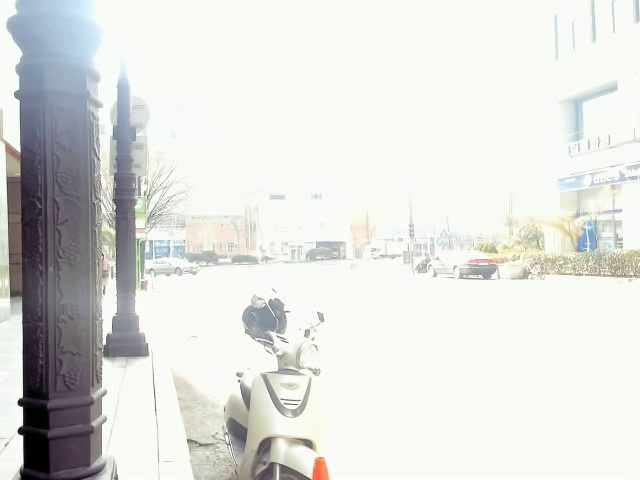
#> input picture white.jpg, 640 x 480 px
$ python -i test2.py   (imports and definitions only)
#> lines starting #> are read from the running program, lines starting #| are printed output that depends on the picture
#> further down, picture is the input picture: shape (480, 640, 3); mean B, G, R 219.6, 223, 221.3
import cv2
import numpy as np

def Homomorphic(img):
    img_YUV = cv2.cvtColor(img, cv2.COLOR_BGR2YUV)
#> img_YUV: shape (480, 640, 3); mean of channels 0, 1, 2 222.2, 126.7, 127.1
    y = img_YUV[:, :, 0]
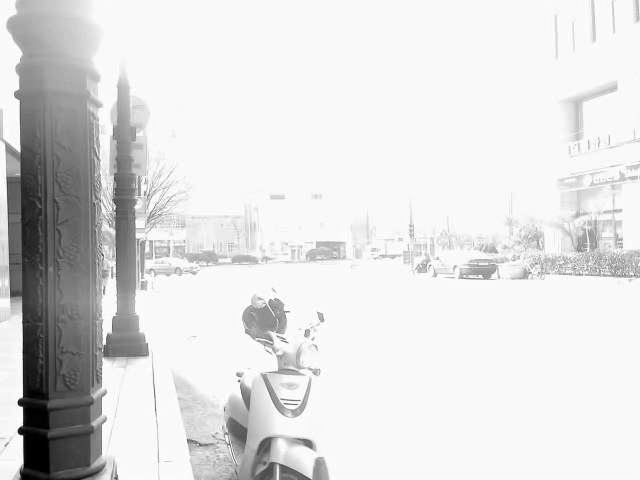
#> y: shape (480, 640); min 0, max 255, mean 222.2

    rows = y.shape[0]
#> rows = 480
    cols = y.shape[1]
#> cols = 640

    ### illumination elements와 reflectance elements를 분리하기 위해 log를 취함
    imgLog = np.log1p(np.array(y, dtype='float') / 255)  # y값을 0~1사이로 조정한 뒤 log(x+1)
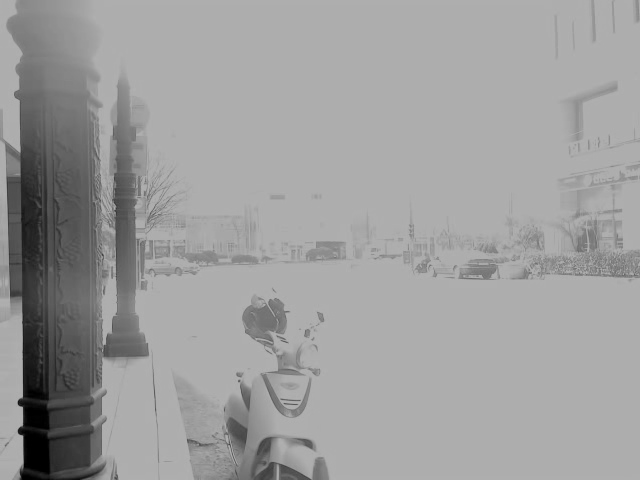
#> imgLog: shape (480, 640) float64; min 0, max 0.693, mean 0.619

    ### frequency를 이미지로 나타내면 4분면에 대칭적으로 나타나므로
    ### 4분면 중 하나에 이미지를 대응시키기 위해 row와 column을 2배씩 늘려줌
    M = 2 * rows + 1
#> M = 961
    N = 2 * cols + 1
#> N = 1281

    ### gaussian mask 생성 sigma = 10
    sigma = 10
    (X, Y) = np.meshgrid(np.linspace(0, N - 1, N), np.linspace(0, M - 1, M))  # 0~N-1(and M-1) 까지 1단위로 space를 만듬
    Xc = np.ceil(N / 2)  # 올림 연산
#> Xc = 641
    Yc = np.ceil(M / 2)
#> Yc = 481
    gaussianNumerator = (X - Xc) ** 2 + (Y - Yc) ** 2  # 가우시안 분자 생성

    ### low pass filter와 high pass filter 생성
    LPF = np.exp(-gaussianNumerator / (2 * sigma * sigma))
    HPF = 1 - LPF

    ### LPF랑 HPF를 0이 가운데로 오도록iFFT함.
    ### 사실 이 부분이 잘 이해가 안 가는데 plt로 이미지를 띄워보니 shuffling을 수행한 효과가 났음
    ### 에너지를 각 귀퉁이로 모아 줌
    LPF_shift = np.fft.ifftshift(LPF.copy())
    HPF_shift = np.fft.ifftshift(HPF.copy())

    ### Log를 씌운 이미지를 FFT해서 LPF와 HPF를 곱해 LF성분과 HF성분을 나눔
    img_FFT = np.fft.fft2(imgLog.copy(), (M, N))
    img_LF = np.real(np.fft.ifft2(img_FFT.copy() * LPF_shift, (M, N)))  # low frequency 성분
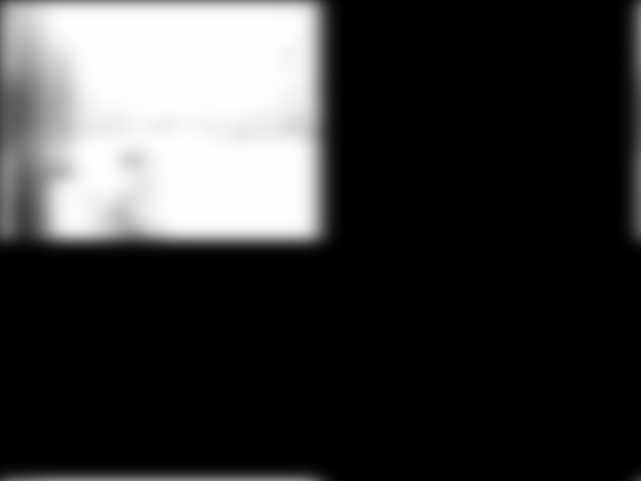
#> img_LF: shape (961, 1281) float64 (shown at 1/2 size); min -4.14e-16, max 0.675, mean 0.153; drawn with min black and max white
    img_HF = np.real(np.fft.ifft2(img_FFT.copy() * HPF_shift, (M, N)))  # high frequency 성분
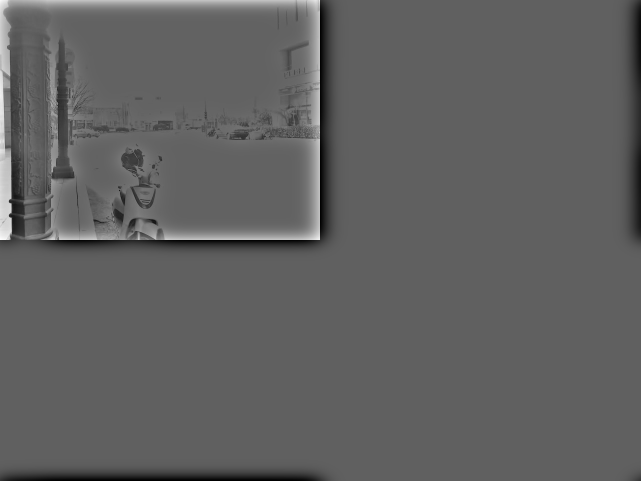
#> img_HF: shape (961, 1281) float64 (shown at 1/2 size); min -0.331, max 0.544, mean 0.00154; drawn with min black and max white

    ### 각 LF, HF 성분에 scaling factor를 곱해주어 조명값과 반사값을 조절함
    gamma1 = 0.3
    gamma2 = 1.5
    img_adjusting = gamma1 * img_LF[0:rows, 0:cols] + gamma2 * img_HF[0:rows, 0:cols]
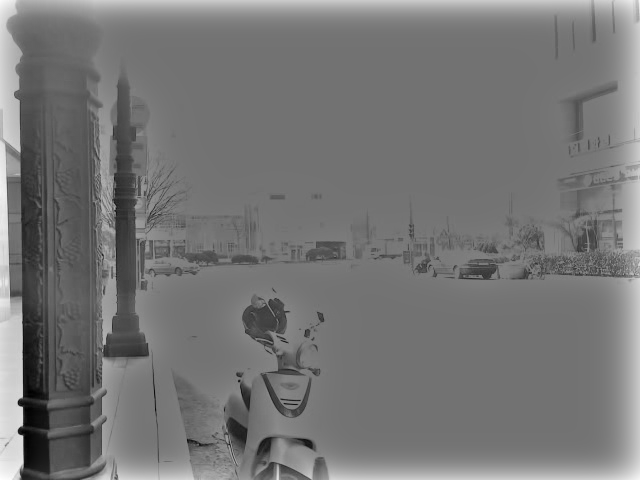
#> img_adjusting: shape (480, 640) float64; min -0.312, max 0.853, mean 0.229; drawn with min black and max white

    ### 조정된 데이터를 이제 exp 연산을 통해 이미지로 만들어줌
    img_exp = np.expm1(img_adjusting)  # exp(x) + 1
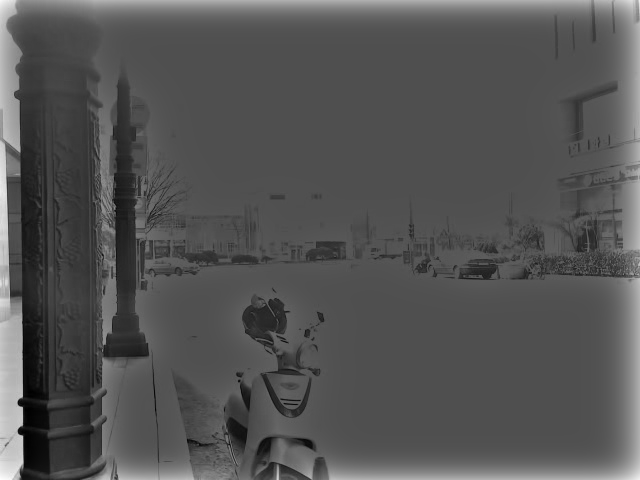
#> img_exp: shape (480, 640) float64; min -0.268, max 1.35, mean 0.27; drawn with min black and max white
    img_exp = (img_exp - np.min(img_exp)) / (np.max(img_exp) - np.min(img_exp))  # 0~1사이로 정규화
    img_out = np.array(255 * img_exp, dtype='uint8')  # 255를 곱해서 intensity값을 만들어줌

    ### 마지막으로 YUV에서 Y space를 filtering된 이미지로 교체해주고 RGB space로 converting
    img_YUV[:, :, 0] = img_out
#> img_YUV: shape (480, 640, 3); mean of channels 0, 1, 2 84.4, 126.7, 127.1
    result = cv2.cvtColor(img_YUV, cv2.COLOR_YUV2BGR)
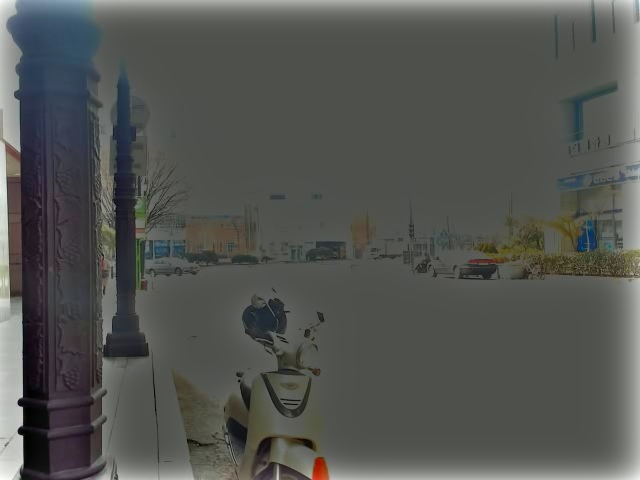
#> result: shape (480, 640, 3); mean B, G, R 81.8, 85.2, 83.5
    return result

# ### homomorphic filter는 gray scale image에 대해서 밖에 안 되므로
# ### YUV color space로 converting한 뒤 Y에 대해 연산을 진행
# img = cv2.imread('C:/Users/011/PycharmProjects/GIGACHA/yolov5/data/images/bus.jpg')
# img_YUV = cv2.cvtColor(img, cv2.COLOR_BGR2YUV)
# y = img_YUV[:, :, 0]
#
# rows = y.shape[0]
# cols = y.shape[1]
#
# ### illumination elements와 reflectance elements를 분리하기 위해 log를 취함
# imgLog = np.log1p(np.array(y, dtype='float') / 255)  # y값을 0~1사이로 조정한 뒤 log(x+1)
#
# ### frequency를 이미지로 나타내면 4분면에 대칭적으로 나타나므로
# ### 4분면 중 하나에 이미지를 대응시키기 위해 row와 column을 2배씩 늘려줌
# M = 2 * rows + 1
# N = 2 * cols + 1
#
# ### gaussian mask 생성 sigma = 10
# sigma = 10
# (X, Y) = np.meshgrid(np.linspace(0, N - 1, N), np.linspace(0, M - 1, M))  # 0~N-1(and M-1) 까지 1단위로 space를 만듬
# Xc = np.ceil(N / 2)  # 올림 연산
# Yc = np.ceil(M / 2)
# gaussianNumerator = (X - Xc) ** 2 + (Y - Yc) ** 2  # 가우시안 분자 생성
#
# ### low pass filter와 high pass filter 생성
# LPF = np.exp(-gaussianNumerator / (2 * sigma * sigma))
# HPF = 1 - LPF
#
# ### LPF랑 HPF를 0이 가운데로 오도록iFFT함.
# ### 사실 이 부분이 잘 이해가 안 가는데 plt로 이미지를 띄워보니 shuffling을 수행한 효과가 났음
# ### 에너지를 각 귀퉁이로 모아 줌
# LPF_shift = np.fft.ifftshift(LPF.copy())
# HPF_shift = np.fft.ifftshift(HPF.copy())
#
# ### Log를 씌운 이미지를 FFT해서 LPF와 HPF를 곱해 LF성분과 HF성분을 나눔
# img_FFT = np.fft.fft2(imgLog.copy(), (M, N))
# img_LF = np.real(np.fft.ifft2(img_FFT.copy() * LPF_shift, (M, N))) # low frequency 성분
# img_HF = np.real(np.fft.ifft2(img_FFT.copy() * HPF_shift, (M, N))) # high frequency 성분
#
# ### 각 LF, HF 성분에 scaling factor를 곱해주어 조명값과 반사값을 조절함
# gamma1 = 0.3
# gamma2 = 1.5
# img_adjusting = gamma1 * img_LF[0:rows, 0:cols] + gamma2 * img_HF[0:rows, 0:cols]
#
# ### 조정된 데이터를 이제 exp 연산을 통해 이미지로 만들어줌
# img_exp = np.expm1(img_adjusting)  # exp(x) + 1
# img_exp = (img_exp - np.min(img_exp)) / (np.max(img_exp) - np.min(img_exp))  # 0~1사이로 정규화
# img_out = np.array(255 * img_exp, dtype='uint8')  # 255를 곱해서 intensity값을 만들어줌
#
# ### 마지막으로 YUV에서 Y space를 filtering된 이미지로 교체해주고 RGB space로 converting
# img_YUV[:, :, 0] = img_out
# result = cv2.cvtColor(img_YUV, cv2.COLOR_YUV2BGR)
# cv2.imshow('homomorphic', result)
# cv2.waitKey(0)
# cv2.destroyAllWindows()

>>> import cv2
>>> picture = cv2.imread('white.jpg')
>>> result = Homomorphic(picture)
